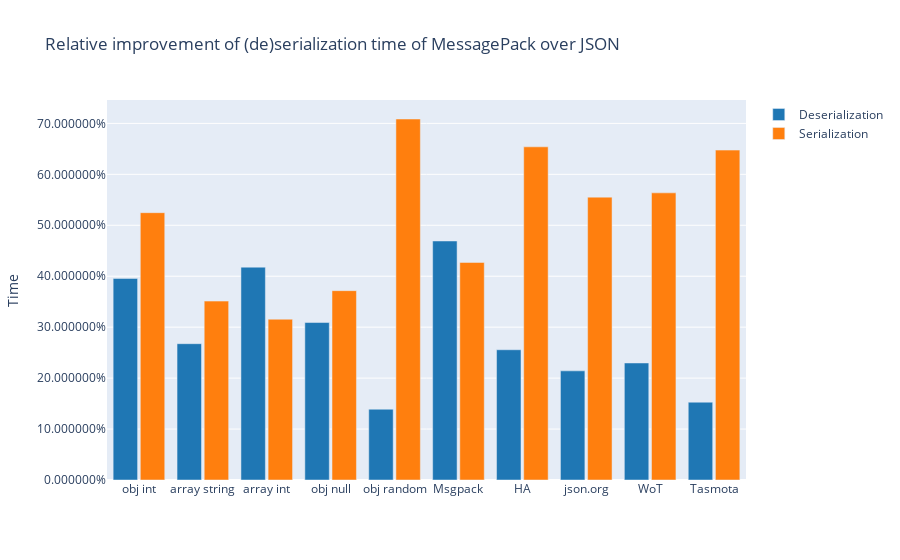

This figure's notebook cell:
### Code cell
df['relativeTimeDeser'] = df.apply(lambda x: -calculateRelative(x['deserTimeMsgPack'], x['deserTimeJson']), axis=1)
df['relativeTimeSer'] = df.apply(lambda x: -calculateRelative(x['serTimeMsgPack'], x['serTimeJson']), axis=1)

fig = go.Figure()
currentData = df.groupby(['name'])[["relativeTimeDeser", "relativeTimeSer"]].mean().reindex(dataObjectNames)
print(currentData)
fig.add_trace(
    go.Bar(
        x=currentData.index,
        y=currentData.relativeTimeDeser,
        name='Deserialization',
        marker_color=DEFAULT_PLOTLY_COLORS[0],
    )
)
fig.add_trace(
    go.Bar(
        x=currentData.index,
        y=currentData.relativeTimeSer,
        name='Serialization',
        marker_color=DEFAULT_PLOTLY_COLORS[1],
    )
)


fig.update_layout(
    title="Relative improvement of (de)serialization time of MessagePack over JSON",
    barmode='group',
    bargap=0.15, # gap between bars of adjacent location coordinates.
    bargroupgap=0.1, # gap between bars of the same location coordinate.
)
fig.update_yaxes(
    title="Time",
    tickformat="%"
)
fig.show()


fig.write_image("images/time.svg")

print("Average improvement of deserialization time: " + str(round(statistics.mean(currentData.relativeTimeDeser)*100,2)) + "%") 
print("Average improvement of serialization time: " + str(round(statistics.mean(currentData.relativeTimeSer)*100,2)) + "%")

### Figure 1 — Plotly figure (JSON) as saved in the notebook; plotly's stock layout.template omitted (floating-point values rounded to 4 significant figures)
{"data": [{"marker": {"color": "rgb(31, 119, 180)"}, "name": "Deserialization", "type": "bar", "x": ["obj int", "array string", "array int", "obj null", "obj random", "Msgpack", "HA", "json.org", "WoT", "Tasmota"], "y": [0.3957, 0.2675, 0.4178, 0.3091, 0.139, 0.4692, 0.2557, 0.2143, 0.2297, 0.1528]}, {"marker": {"color": "rgb(255, 127, 14)"}, "name": "Serialization", "type": "bar", "x": ["obj int", "array string", "array int", "obj null", "obj random", "Msgpack", "HA", "json.org", "WoT", "Tasmota"], "y": [0.5247, 0.3512, 0.3157, 0.3717, 0.7086, 0.4271, 0.654, 0.5553, 0.5636, 0.6476]}], "layout": {"bargap": 0.15, "bargroupgap": 0.1, "barmode": "group", "title": {"text": "Relative improvement of (de)serialization time of MessagePack over JSON"}, "yaxis": {"tickformat": "%", "title": {"text": "Time"}}}}
